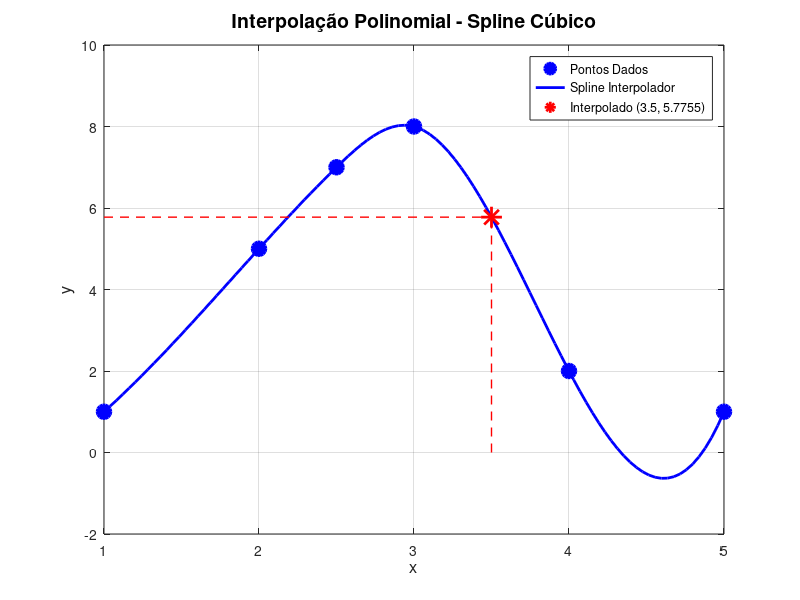

Write MATLAB code to recreate this figure.
% Limpar ambiente
clear all;
close all;
clc;

% Dados fornecidos
x = [1, 2.5, 2, 3, 4, 5];
y = [1, 7, 5, 8, 2, 1];

% Ordenar os dados (interp1 requer x crescente)
[x_ord, idx] = sort(x);
y_ord = y(idx);

% Valor para interpolação
x_interp = 3.5;

% Interpolação usando spline cúbico
y_interp = interp1(x_ord, y_ord, x_interp, 'spline');

% Criar pontos para plotar a curva suave
x_plot = linspace(min(x_ord), max(x_ord), 100);
y_plot = interp1(x_ord, y_ord, x_plot, 'spline');

% Exibir resultado
fprintf('\n========================================\n');
fprintf('INTERPOLAÇÃO POLINOMIAL \n');
fprintf('========================================\n');
fprintf('Valor interpolado em x = %.1f:\n', x_interp);
fprintf('y = %.4f\n', y_interp);
fprintf('========================================\n\n');

% Visualização
figure('Position', [100, 100, 800, 600]);

% Pontos originais
plot(x_ord, y_ord, 'bo', 'MarkerSize', 10, 'LineWidth', 2, ...
     'MarkerFaceColor', 'b', 'DisplayName', 'Pontos Dados');
hold on;

% Curva interpolada
plot(x_plot, y_plot, 'b-', 'LineWidth', 2, 'DisplayName', 'Spline Interpolador');

% Ponto interpolado
plot(x_interp, y_interp, 'r*', 'MarkerSize', 15, 'LineWidth', 2, ...
     'DisplayName', sprintf('Interpolado (%.1f, %.4f)', x_interp, y_interp));

% Linha vertical tracejada
plot([x_interp, x_interp], [0, y_interp], 'r--', 'LineWidth', 1, ...
     'HandleVisibility', 'off');
plot([min(x_ord), x_interp], [y_interp, y_interp], 'r--', 'LineWidth', 1, ...
     'HandleVisibility', 'off');

xlabel('x', 'FontSize', 12);
ylabel('y', 'FontSize', 12);
title('Interpolação Polinomial - Spline Cúbico', 'FontSize', 14);
legend('Location', 'best');
grid on;
hold off;

% Tabela formatada dos dados ordenados
fprintf('Dados ordenados:\n');
fprintf('  x  |  y\n');
fprintf('-----|-----\n');
for i = 1:length(x_ord)
    fprintf('%4.1f | %4.0f\n', x_ord(i), y_ord(i));
end
